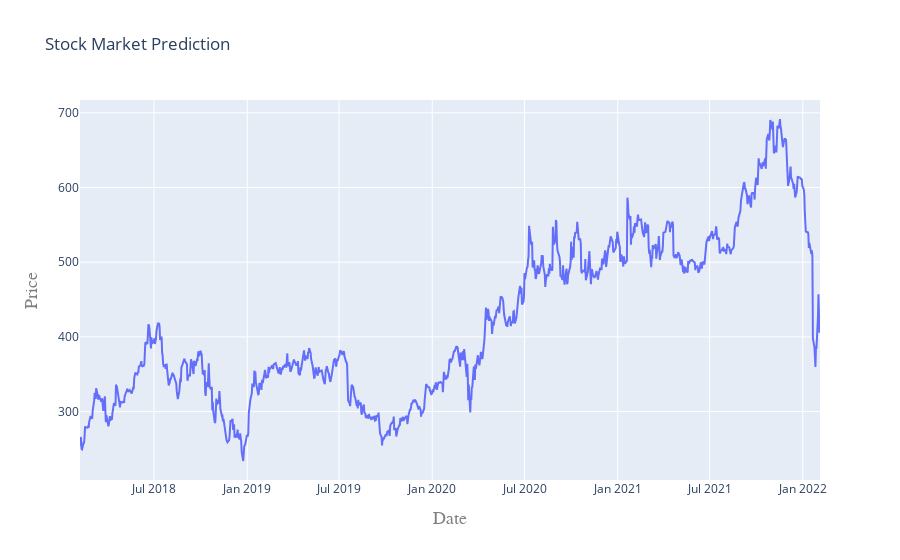

Notebook code for this chart:
### Code cell
#plot(plot) #plotting offline
iplot(plot)

### Figure 1 — Plotly figure (JSON) as saved in the notebook; plotly's stock layout.template omitted (floating-point values rounded to 4 significant figures; data arrays with more than 128 entries replaced by an {"elided": "..."} marker saying what was removed)
{"data": [{"type": "scatter", "x": {"elided": "1009 str values"}, "y": {"elided": "1009 float values"}}], "layout": {"autosize": true, "title": {"text": "Stock Market Prediction "}, "xaxis": {"autorange": true, "range": ["2018-02-05", "2022-02-04"], "title": {"font": {"color": "#7f7f7f", "family": "Courier New, monospace", "size": 18}, "text": "Date"}, "type": "date"}, "yaxis": {"autorange": true, "range": [208.4, 717.1], "title": {"font": {"color": "#7f7f7f", "family": "Courier New, monospace", "size": 18}, "text": "Price"}, "type": "linear"}}}
